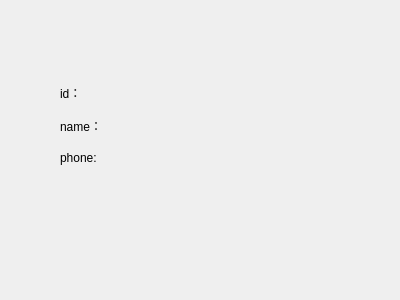
<?xml version="1.0" encoding="UTF-8"?>
<ui version="4.0">
 <class>info</class>
 <widget class="QWidget" name="info">
  <property name="geometry">
   <rect>
    <x>0</x>
    <y>0</y>
    <width>400</width>
    <height>300</height>
   </rect>
  </property>
  <property name="windowTitle">
   <string>Form</string>
  </property>
  <widget class="QWidget" name="">
   <property name="geometry">
    <rect>
     <x>60</x>
     <y>80</y>
     <width>50</width>
     <height>91</height>
    </rect>
   </property>
   <layout class="QVBoxLayout" name="verticalLayout">
    <item>
     <widget class="QLabel" name="label_5">
      <property name="text">
       <string>id：</string>
      </property>
     </widget>
    </item>
    <item>
     <widget class="QLabel" name="label_2">
      <property name="text">
       <string>name：</string>
      </property>
     </widget>
    </item>
    <item>
     <widget class="QLabel" name="label_3">
      <property name="text">
       <string>phone:</string>
      </property>
     </widget>
    </item>
   </layout>
  </widget>
  <widget class="QWidget" name="">
   <property name="geometry">
    <rect>
     <x>130</x>
     <y>80</y>
     <width>114</width>
     <height>91</height>
    </rect>
   </property>
   <layout class="QVBoxLayout" name="verticalLayout_2">
    <item>
     <widget class="QLabel" name="ids">
      <property name="text">
       <string>          </string>
      </property>
     </widget>
    </item>
    <item>
     <widget class="QLabel" name="name">
      <property name="text">
       <string>              </string>
      </property>
     </widget>
    </item>
    <item>
     <widget class="QLabel" name="phone">
      <property name="text">
       <string>      </string>
      </property>
     </widget>
    </item>
   </layout>
  </widget>
 </widget>
 <resources/>
 <connections/>
</ui>
